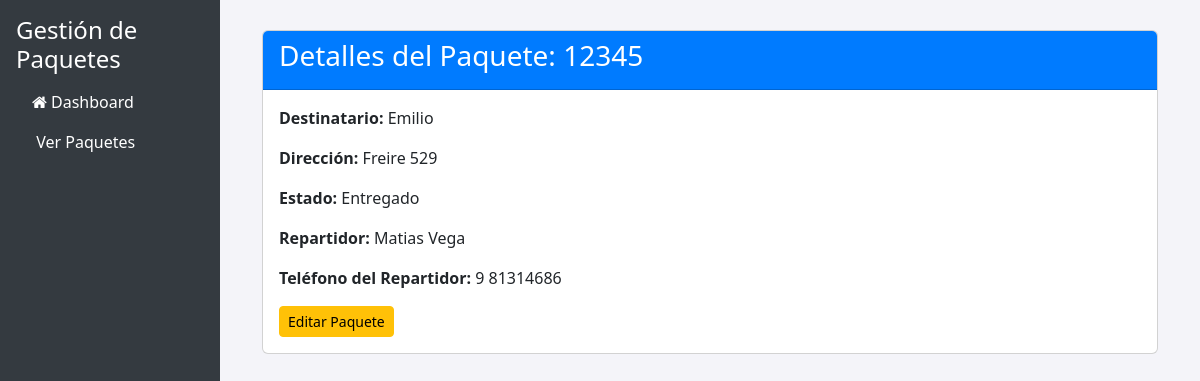
Screenshot of /paquete/1/ (signed in) with the database file from the repository.
### core/models.py (models this page shows, shortened)
class Paquete(models.Model):
    codigo = models.CharField(max_length=100)
    destinatario = models.CharField(max_length=100)
    direccion = models.CharField(max_length=200)
    estado = models.CharField(max_length=50)
    repartidor = models.ForeignKey(Trabajador, null=True, blank=True, on_delete=models.SET_NULL)

class Trabajador(models.Model):
    user = models.OneToOneField(User, on_delete=models.CASCADE, related_name='trabajador')
    nombre = models.CharField(max_length=100)
    apellido = models.CharField(max_length=100)
    rut = models.CharField(max_length=12, unique=True)
    direccion = models.CharField(max_length=255)
    telefono = models.CharField(max_length=15)
    rol = models.CharField(max_length=50, choices=[('jefe', 'Jefe'), ('repartidor', 'Repartidor'), ('recursos_humanos', 'Recursos Humanos'), ('recepcionista', 'Recepcionista')])

### core/views.py (the view)
# urls.py: path('paquete/<int:paquete_id>/', views.paquete_detail, name='paquete_detail'),
@login_required
def paquete_detail(request, paquete_id):
    paquete = get_object_or_404(Paquete, id=paquete_id)
    if request.method == 'POST':
        form = PaqueteForm(request.POST, instance=paquete)
        if form.is_valid():
            form.save()
            return redirect('recepcionista_dashboard')  # Redirigir después de guardar los cambios
    else:
        form = PaqueteForm(instance=paquete)
    return render(request, 'core/paquete_detail.html', {'paquete': paquete, 'form': form})

### core/templates/core/paquete_detail.html (shortened to what this page needs)
<!DOCTYPE html>
<html lang="es">
<head>
    <link href="https://cdn.jsdelivr.net/npm/bootstrap@5.3.0-alpha1/dist/css/bootstrap.min.css" rel="stylesheet">
    <link href="https://cdn.jsdelivr.net/npm/font-awesome/css/font-awesome.min.css" rel="stylesheet">
</head>
<body>
    <div class="sidebar p-3">
        <h4>Gestión de Paquetes</h4>
        <ul class="nav flex-column">
            <li class="nav-item">
                <a href="/dashboard/" class="nav-link">
                    <i class="fa fa-home"></i> Dashboard
                </a>
            </li>
            <li class="nav-item">
                <a href="/paquetes/" class="nav-link">
                     Ver Paquetes
                </a>
            </li>
        </ul>
    </div>
    <div class="main-content">
        <div class="container">
            <div class="card">
                <div class="card-header">
                    <h3>Detalles del Paquete: {{ paquete.codigo }}</h3>
                </div>
                <div class="card-body">
                    <p><strong>Destinatario:</strong> {{ paquete.destinatario }}</p>
                    <p><strong>Dirección:</strong> {{ paquete.direccion }}</p>
                    <p><strong>Estado:</strong> {{ paquete.estado }}</p>
                    {% if paquete.repartidor %}
                        <p><strong>Repartidor:</strong> {{ paquete.repartidor.nombre }} {{ paquete.repartidor.apellido }}</p>
                        <p><strong>Teléfono del Repartidor:</strong> {{ paquete.repartidor.telefono }}</p>
                    {% else %}
                        <p><strong>Repartidor no asignado</strong></p>
                    {% endif %}
                    <a href="{% url 'editar_paquete' paquete.id %}" class="btn btn-warning btn-sm">Editar Paquete</a>
                </div>
            </div>
        </div>
    </div>
</body>
</html>

### core/templates/core/paquete_detail.html (style rules this page uses)
body { background-color: #f4f4f9; }
.sidebar { background-color: #343a40; color: #fff; width: 220px; height: 100vh; padding-top: 20px; position: fixed; left: 0; top: 0; }
.sidebar a { color: #fff; text-decoration: none; }
.main-content { margin-left: 220px; padding: 30px; }
.card-header { background-color: #007bff; color: #fff; }

### rows the page displays
Paquete: codigo "12345", destinatario "Emilio", direccion "Freire 529", estado "Entregado", repartidor.nombre "Matias", repartidor.apellido "Vega", repartidor.telefono "9 81314686"
